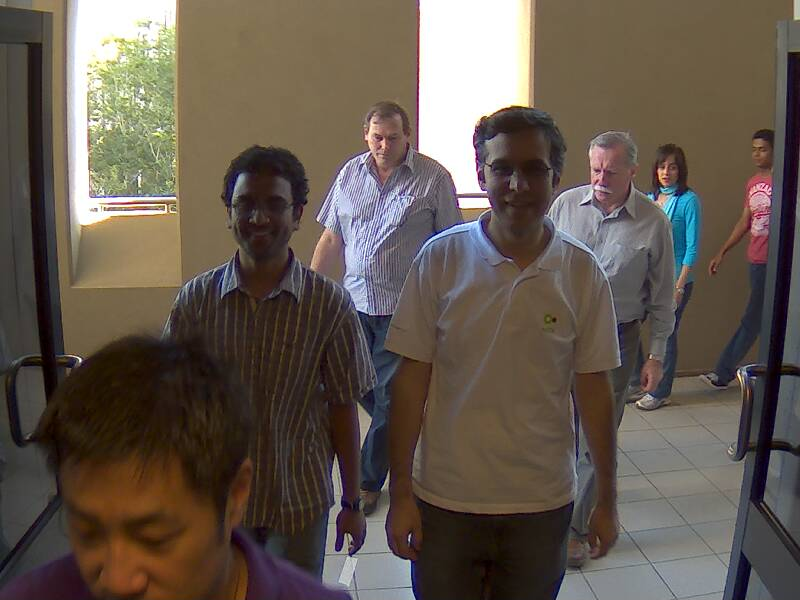
%> input picture Misc/playground_patrick/00000377.jpg, 800 x 600 px
$ octave DeltaEdges.m   (GNU Octave 9; MATLAB toolbox functions it lacks are replaced by stand-ins)
%> lines starting %> are read from the running program, lines starting %| are printed output that depends on the picture; in (x1, y1, x2, y2) boxes, pixels count from 0 and x2, y2 are one past the last pixel; in counts of white or black regions, pixels touching at a corner belong together; the program's own positions count from 1
### Misc/playground_patrick/getImages.m
function [i1,i2] = getImages(imgNum)
%> called with imgNum = 3
    switch imgNum
        case 1
            i1 = imread('00000215.jpg');
            i2 = imread('00000216.jpg');
        case 2
            i1 = imread('00000160.jpg');
            i2 = imread('00000161.jpg');
        case 3
            i1 = imread('00000377.jpg');
%> i1 is the input picture: size 600x800x3 uint8; mean R, G, B 99.4, 88.3, 78.5
            i2 = imread('00000378.jpg');
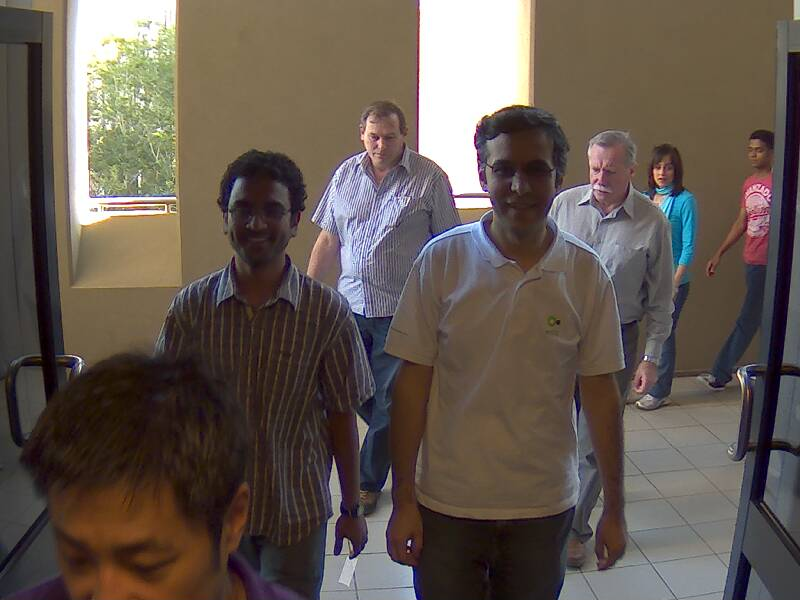
%> input picture Misc/playground_patrick/00000378.jpg, 800 x 600 px
%> i2 is the input picture: size 600x800x3 uint8; mean R, G, B 99.5, 88.4, 80.3
        case 4
            i1 = imread('00000784.jpg');
            i2 = imread('00000785.jpg');
        case 5
            i1 = imread('00000955.jpg');
            i2 = imread('00000956.jpg');
        case 6
        	i1 = imread('00000197.jpg');
            i2 = imread('00000198.jpg');
        case 7
            i1 = imread('00000511.jpg');
            i2 = imread('00000512.jpg');
    end
end

### Misc/playground_patrick/functions/getDifference.m
function [delta] = getDifference(Img1,Img2)
    delta = Img1-Img2;
end

### Misc/playground_patrick/functions/getOverestimatingMask.m
function [mask] = getOverestimatingMask(deltaImage,n, th)
%> called with n = 31, th = 3
%GETOVERESTIMATINGMASK Summary of this function goes here
%   Detailed explanation goes here
%% Segment image
d1 = deltaImage(:,:,1);
d2 = deltaImage(:,:,2);
d3 = deltaImage(:,:,3);

%% Apply Lowpass
boxKernel = 1/(n*n)*ones(n);
d1 = conv2(d1, boxKernel, 'same');
%> d1: size 600x800 double
d2 = conv2(d2, boxKernel, 'same');
%> d2: size 600x800 double
d3 = conv2(d3, boxKernel, 'same');
%> d3: size 600x800 double

%% Create Preliminary overestimating mask
mask = d1>th | d2>th | d3>th;
%> mask: size 600x800 logical; 44.3% white; 15 white regions (6 under 20 px), largest, box (x1, y1, x2, y2) and area: (7, 91, 787, 600) 210062, (0, 567, 34, 600) 999, (544, 569, 580, 600) 991

end

### Misc/playground_patrick/functions/getEdges.m
function [edges] = getEdges(image)
    edges = edge(rgb2gray(image) ,'Canny');
%> edges: size 600x800 logical; 5.1% white in thin lines or dots
end

### Misc/playground_patrick/functions/getRefinedMaskWithEdges.m
function [mask] = getRefinedMaskWithEdges(mask, edges, dir)
    switch dir
        %% From Left To Right
        case 1
            for i = 1:600
                j1 = 1;
                while(mask(i, j1) == 0 && j1 < 800-1)
                    j1 = j1 + 1;
                end

                j1 = j1-1;

                if (j1 < 1)
                    j1 = 1;
                end

                while(edges(i, j1) == 0 && j1 < 800-1)
                    j1 = j1+1;
                    mask(i, j1) = 0;
                end
            end
        %% From Right To Left
        case 2
            for i = 1:600
                j2 = 800;
                while(mask(i, j2) == 0 && j2 > 2)
                    j2 = j2 - 1;
                end

                j2 = j2 + 1;

                if j2 > 800
                    j2 = 800;
                end

                while(edges(i, j2) == 0 && j2 > 2)
                    j2 = j2 - 1;
                    mask(i, j2) = 0;
                end
            end
        %% From Top To Bottom
        case 3
            for j = 1:800
                i = 1;
                while(mask(i, j) == 0 && i < 600-1)
                    i = i + 1;
                end

                i = i - 1;

                if i < 1
                    i = 1;
                end

                while(edges(i, j) == 0 && i < 600-1)
                    i = i + 1;
                    mask(i, j) = 0;
                end
            end

        %% From Bottom To Top
        case 4
            for j = 1:800
                i = 600;
                while(mask(i, j) == 0 && i > 2)
                    i = i - 1;
                end

                i = i + 1;

                if i > 600
                    i = 600;
                end

                while(edges(i, j) == 0 && i > 2)
                    i = i - 1;
                    mask(i, j) = 0;
                end
            end

    end
end

### Misc/playground_patrick/render.m
function [result] = render(frame,mask, bg, mode)
%RENDER Replaces, depending on mode, the background or foreground (or both) of variable frame
%with sth. different (also specified by mode)
% frame: [0,1], 3-channel, 600x800 image
% mask: logical, 600x800, 0: background, 1: foreground
% bg: NXMx3, [0,1], image to be used as background if mode is 'substitute'
%   if mode is 'video', bg should be a NxMx3xF- Array, where F is the number
%   of frames, bg can then be both [0,255] or [0,1], but the latter is
%   preferred
% mode: Details what is replaced by what, can take 5 different values:
% - 'foreground' - Set background black
% - 'background' - Set foreground black
% - 'overlay' - Set background and foreground to different colors
% - 'substitute' - Use rgb-image passed in bg as background
% - 'video' - replace background with a video (passed as bg), first frame
%   of video will be used in result, the entire video is directly saved as
%   bg_replaced_yyyy_MM_dd_hh_mm_ss_uuu.avi in current working folder where uuu: Milliseconds, ss:
%   Second, mm: Minute, hh: hour, dd: day, MM: Month, yyyy: Year
% result: The resulting image, 600x800x3, [0,1]

%% Convert frame to double, [0,1] if not already double
if((~isfloat(frame)) || (max(max(max(frame))) > 1))
    frame = double(frame)./255.0;
end

%% Convert bg to double, [0,1] if not already double
if ((~isfloat(bg)) || (max(max(max(bg))) > 1))
    bg = double(bg)./255.0;
end

%% Alter image
result = zeros(size(frame));
switch mode
	case 'foreground' % Set background black
        for i = 1:3 % For some reason it does not seem to work without loop (with 600x800x3-Mask, R2017b)
            result(:, :, i) = frame(:, :, i) .* mask;
        end

	case 'background' % Set foreground black
        for i = 1:3 % For some reason it does not seem to work without loop (with 600x800x3-Mask, R2017b)
            result(:, :, i) = frame(:, :, i) .* ~mask;
        end

	case 'overlay' % Set background and foreground to different colors
        % background: black, foreground: white
        for i = 1:3 % For some reason it does not seem to work without loop (with 600x800x3-Mask, R2017b)
            result(:, :, i) = frame(:, :, i) & ~mask;
        end

	case 'substitute' % Use rgb-image passed in bg as background
        % Resize bg
        bg = imresize(bg,[600 800]);
        % Sometimes, resized image can have values slightly larger than
        % 1(i.e. 1.01) or slightly smaller than 0
        % These values are then just clipped, a normalization and/or mean shift seems overkill
        % and might also not be desirable (larger values probably just easily detectable numerical errors)
        bg(bg>1.0) = 1.0;
        bg(bg<0.0) = 0.0;

        % Apply bg
        for i = 1:3 % For some reason it does not seem to work without loop (with 600x800x3-Mask, R2017b)
            result(:, :, i) = frame(:, :, i) .* mask + ~mask.*bg(:, :, i);
        end
	case 'video'
        % TODO - Bonus
        % get number of frames
        numFrames = size(bg, 4);

        % Create name - TODO
        c = clock;
        name = 'bg_replaced_' + string(c(1)) + '_' + string(c(2)) + '_' + string(c(3)) + '_' + string(c(4)) + '_' + string(c(5)) + '_' +  string(floor(c(6))) + '_' + string(round((c(6)-floor(c(6)))*1000));
        name = squeeze(name);
        % Create frames and save them
        v = VideoWriter(name + '.avi');
        open(v);

        result = render(frame, mask, squeeze(bg(:, :, :, 1)), 'substitute');
        writeVideo(v,result);

        for i = 2:numFrames
            videoFrame = render(frame, mask, squeeze(bg(:, :, :, i)), 'substitute'); % getframe(gcf);
            writeVideo(v,videoFrame);
        end
        close(v);

    otherwise
        % Notify user of unknown mode
        warning('Unknown mode, thus result is unaltered image')
        result = frame;
    end

end

### Misc/playground_patrick/DeltaEdges.m
clear;
clc;
close All;

%%
[i1,i2] = getImages(3);

%% Create overestimating mask
[delta] = getDifference(i1,i2);
[maskOverestimating] = getOverestimatingMask(delta, 31, 3);

%% Calculate and filter delta edges
[edges_i2] = getEdges(i2);
[edges_i1] = getEdges(i1);
%> in getEdges (call 2), `edges = edge(rgb2gray(image) ,'Canny');`: edges: size 600x800 logical; 5.2% white in thin lines or dots

edges_delta = (edges_i2 - edges_i1).*(edges_i2 - edges_i1);
%> edges_delta: size 600x800 double; values 0 (black) and 1 (white), 5.7% white in thin lines or dots


contours = bwboundaries(edges_delta, 'noholes');
%> contours = 1252 boundaries; largest, box (x1, y1, x2, y2) and points: (336, 142, 421, 418) 2762, (217, 145, 310, 344) 1038, (311, 114, 393, 229) 1037, (565, 196, 622, 365) 919, (411, 423, 579, 536) 750

th = 30;
remove = zeros(size(contours));
for i = 1:length(contours)
    c = contours{i};
    if(size(c, 1) < th)
        remove(i) = 1;
    end
end
%> this loop made 1252 passes
%> c on passes 2 to 4: [565 2; 565 2], [573 2; 573 2], [560 4; 559 5; 560 4; 561 5; 560 4]
%> after the loop, remove = 1252 values, max 1 at index 1, min 0 at index 28, mean 0.858
contours(logical(remove), :) = [];

contours_image = zeros(size(edges_delta));

for i = 1:length(contours)
    c = contours{i};
    for j = 1:size(c, 1)
        contours_image(c(j,1), c(j,2)) = 1;
    end
end
%> contours_image: size 600x800 double; values 0 (black) and 1 (white), 4.3% white in thin lines or dots

%% Remove "wrong edges"
masked_contours_image = contours_image;
masked_contours_image(~maskOverestimating) = 0;
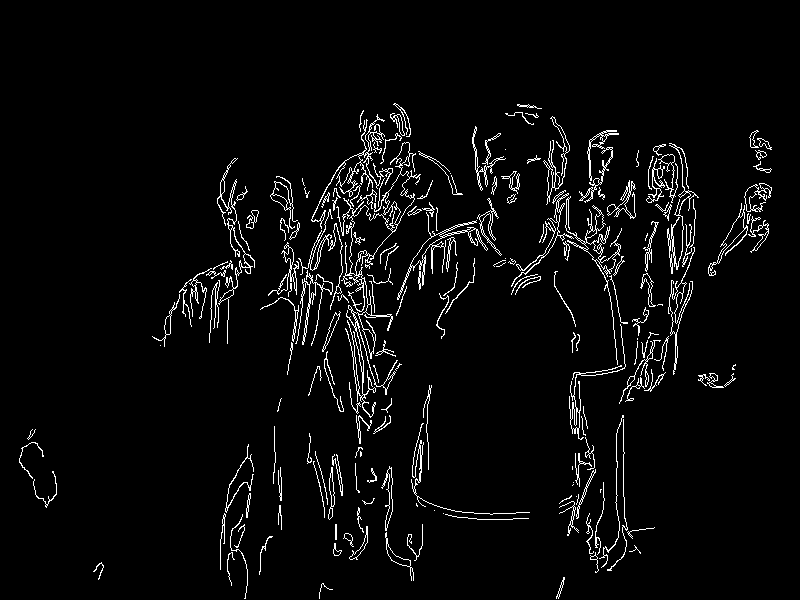
%> masked_contours_image: size 600x800 double; values 0 (black) and 1 (white), 4% white in thin lines or dots, all inside (x1, y1, x2, y2) = (19, 103, 772, 599)

%% Remove Edges from i2
sum(sum(contours_image))
%> ans = 20651
contours_image(edges_i2==1) = 0;
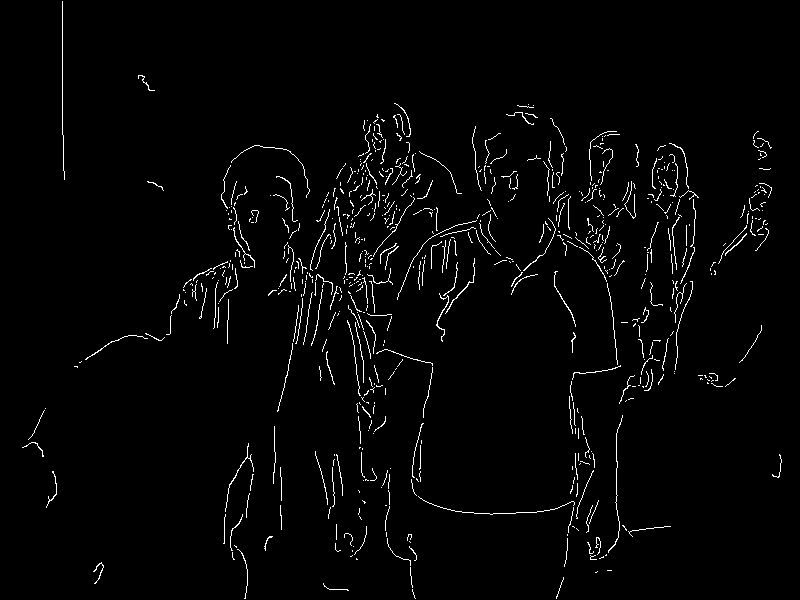
%> contours_image: size 600x800 double; values 0 (black) and 1 (white), 2.2% white in thin lines or dots
sum(sum(contours_image))
%> ans = 10519

%% Try to close holes - create kernels

% Horizontal Kernel
size_Hor = 5;
th_Hor = 2;
kernelHor = zeros(size_Hor);
kernelHor(floor(size_Hor/2) +1, :) = ones(1, size_Hor);
% [19 lines of commented-out code are left out]

%% Try to close holes - apply kernels and thresholds
% [20 lines of commented-out code are left out]

%% Refine Mask
[mask] = getRefinedMaskWithEdges(maskOverestimating, masked_contours_image, 1);
%> after the loop in getRefinedMaskWithEdges, `for i = 1:600`: mask: size 600x800 logical; 38.5% white; 15 white regions (5 under 20 px), largest, box (x1, y1, x2, y2) and area: (20, 103, 787, 599) 180088, (60, 429, 227, 440) 1654, (94, 562, 193, 580) 1589
[mask] = getRefinedMaskWithEdges(mask, masked_contours_image, 2);
%> call 2 of getRefinedMaskWithEdges, with dir = 2
%> after the loop in getRefinedMaskWithEdges (call 2), `for i = 1:600`:
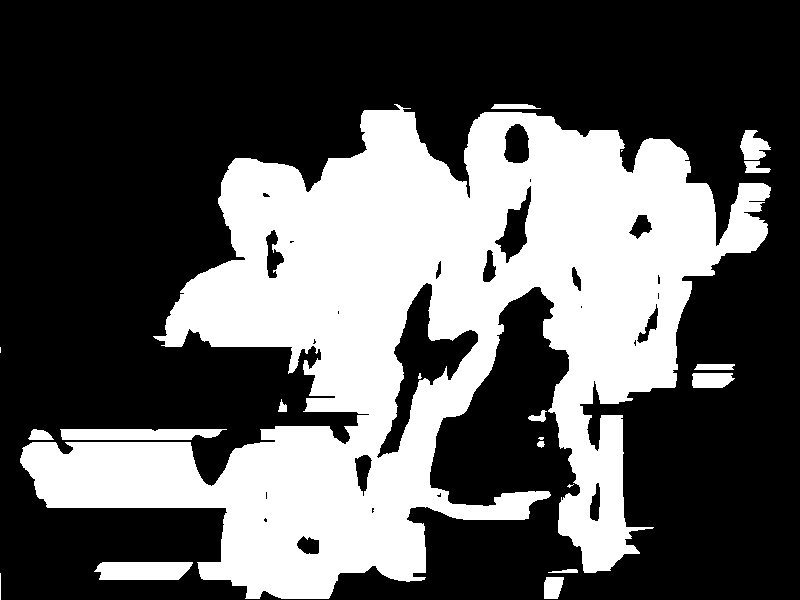
%> mask: size 600x800 logical; 35.5% white; 20 white regions (5 under 20 px), largest, box (x1, y1, x2, y2) and area: (20, 104, 771, 599) 164435, (60, 429, 227, 440) 1654, (94, 562, 193, 580) 1589
[mask] = getRefinedMaskWithEdges(mask, masked_contours_image, 3);
%> call 3 of getRefinedMaskWithEdges, with dir = 3
%> the loop in getRefinedMaskWithEdges (call 3), `for j = 1:800` made 800 passes
%> after the loop in getRefinedMaskWithEdges (call 3), `for j = 1:800`:
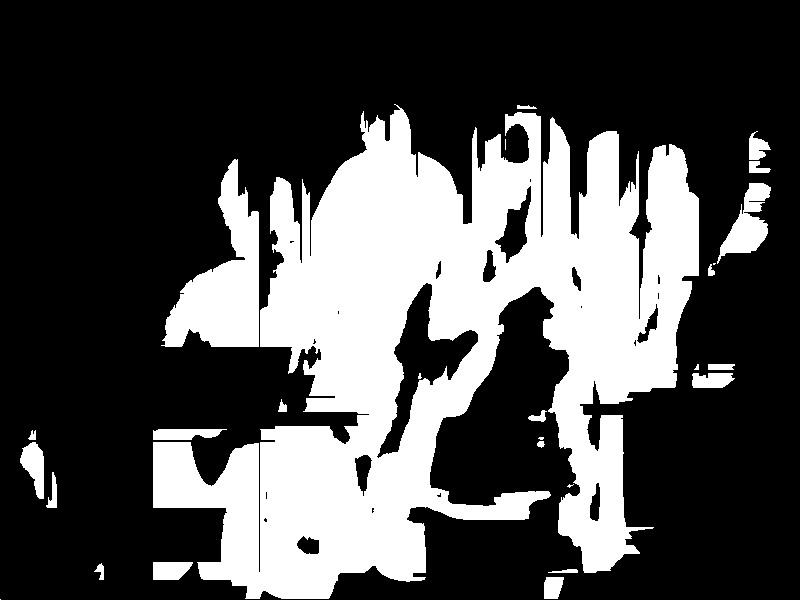
%> mask: size 600x800 logical; 30.8% white; 27 white regions (7 under 20 px), largest, box (x1, y1, x2, y2) and area: (153, 104, 699, 599) 132655, (161, 159, 259, 347) 8794, (717, 183, 771, 264) 1930
[mask] = getRefinedMaskWithEdges(mask, masked_contours_image, 4);
%> call 4 of getRefinedMaskWithEdges, with dir = 4
%> the loop in getRefinedMaskWithEdges (call 4), `for j = 1:800` made 800 passes
%> after the loop in getRefinedMaskWithEdges (call 4), `for j = 1:800`:
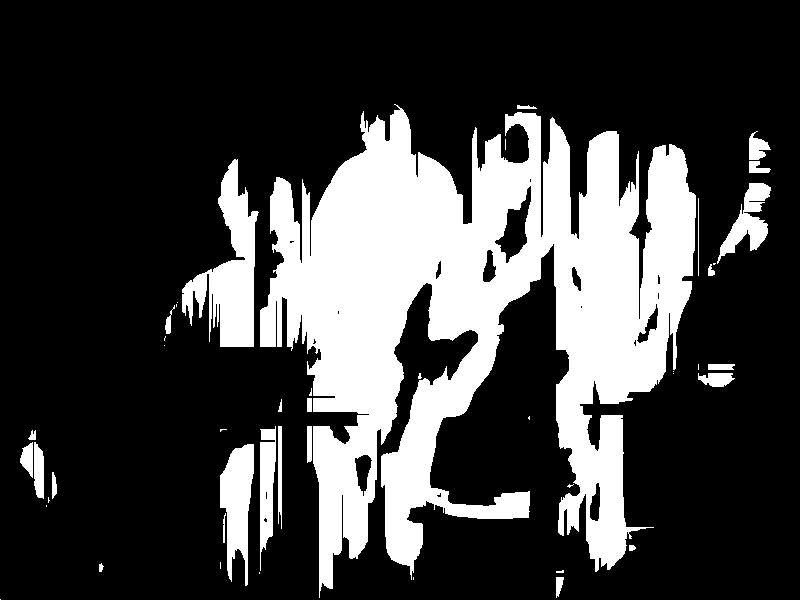
%> mask: size 600x800 logical; 25.5% white; 46 white regions (21 under 20 px), largest, box (x1, y1, x2, y2) and area: (260, 104, 696, 598) 106452, (182, 159, 259, 347) 6397, (220, 444, 254, 586) 2951


%% Show results
figure(1)
imshow(edges_delta)
title('unfiltered delta edges')

figure(2)
imshow(contours_image)
title('filtered delta edges')

figure(3)
imshow(masked_contours_image)
title('filtered delta edges with mask')

figure(4)
imshow(render(i1,mask, 0, 'foreground'))
%> after the loop in render, `for i = 1:3`:
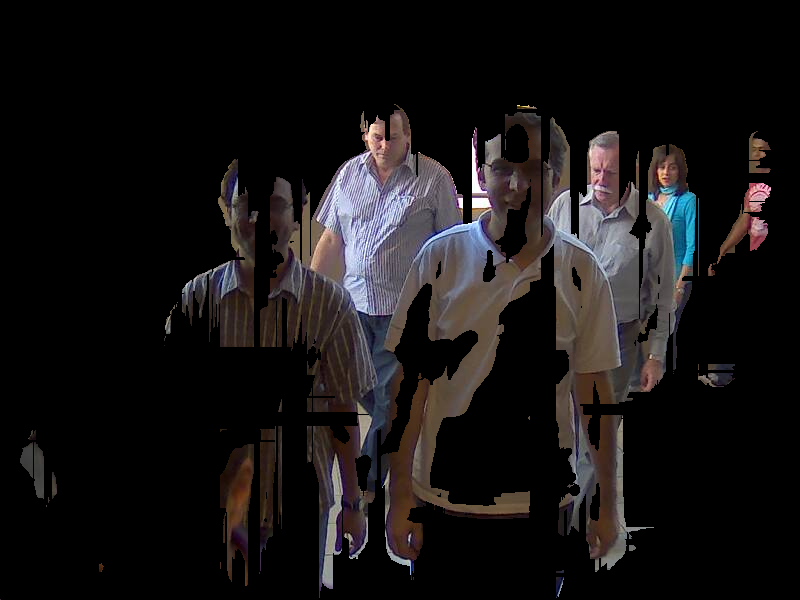
%> result: size 600x800x3 double; mean R, G, B 0.0905, 0.0805, 0.0818
title('edge-refined mask on original image')

figure(5)
imshow(delta)
title('delta image')
